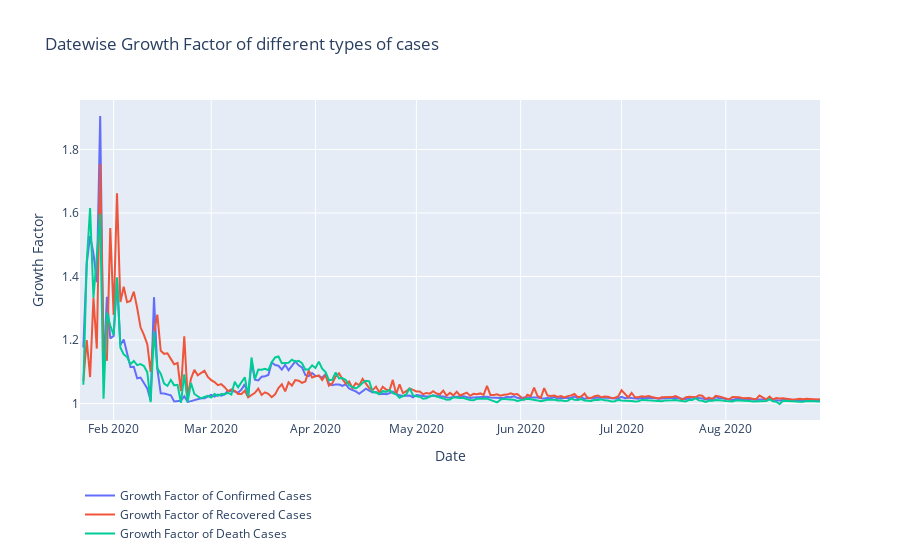

The notebook cell this image was saved under:
### Markdown cell above
### Growth Factor
Growth factor is the factor by which a quantity multiplies itself over time. The formula used is:

**Formula: Every day's new (Confirmed,Recovered,Deaths) / new (Confirmed,Recovered,Deaths) on the previous day.**

A growth factor **above 1 indicates an increase correspoding cases**.

A growth factor **above 1 but trending downward** is a positive sign, whereas a **growth factor constantly above 1 is the sign of exponential growth**.

A growth factor **constant at 1 indicates there is no change in any kind of cases**.

### Code cell
print("Average growth factor of number of Confirmed Cases: ",(datewise["Confirmed"]/datewise["Confirmed"].shift()).mean())
print("Median growth factor of number of Confirmed Cases: ",(datewise["Confirmed"]/datewise["Confirmed"].shift()).median())
print("Average growth factor of number of Recovered Cases: ",(datewise["Recovered"]/datewise["Recovered"].shift()).mean())
print("Median growth factor of number of Recovered Cases: ",(datewise["Recovered"]/datewise["Recovered"].shift()).median())
print("Average growth factor of number of Death Cases: ",(datewise["Deaths"]/datewise["Deaths"].shift()).mean())
print("Median growth factor of number of Death Cases: ",(datewise["Deaths"]/datewise["Deaths"].shift()).median())

fig=go.Figure()
fig.add_trace(go.Scatter(x=datewise.index, y=datewise["Confirmed"]/datewise["Confirmed"].shift(),
                    mode='lines',
                    name='Growth Factor of Confirmed Cases'))
fig.add_trace(go.Scatter(x=datewise.index, y=datewise["Recovered"]/datewise["Recovered"].shift(),
                    mode='lines',
                    name='Growth Factor of Recovered Cases'))
fig.add_trace(go.Scatter(x=datewise.index, y=datewise["Deaths"]/datewise["Deaths"].shift(),
                    mode='lines',
                    name='Growth Factor of Death Cases'))
fig.update_layout(title="Datewise Growth Factor of different types of cases",
                 xaxis_title="Date",yaxis_title="Growth Factor",
                 legend=dict(x=0,y=-0.4,traceorder="normal"))
fig.show()

### Figure 1 — Plotly figure (JSON) as saved in the notebook; plotly's stock layout.template omitted (floating-point values rounded to 4 significant figures; data arrays with more than 128 entries replaced by an {"elided": "..."} marker saying what was removed)
{"data": [{"mode": "lines", "name": "Growth Factor of Confirmed Cases", "type": "scatter", "x": {"elided": "221 str values"}, "y": {"elided": "221 float values"}}, {"mode": "lines", "name": "Growth Factor of Recovered Cases", "type": "scatter", "x": {"elided": "221 str values"}, "y": {"elided": "221 float values"}}, {"mode": "lines", "name": "Growth Factor of Death Cases", "type": "scatter", "x": {"elided": "221 str values"}, "y": {"elided": "221 float values"}}], "layout": {"legend": {"traceorder": "normal", "x": 0, "y": -0.4}, "title": {"text": "Datewise Growth Factor of different types of cases"}, "xaxis": {"title": {"text": "Date"}}, "yaxis": {"title": {"text": "Growth Factor"}}}}
